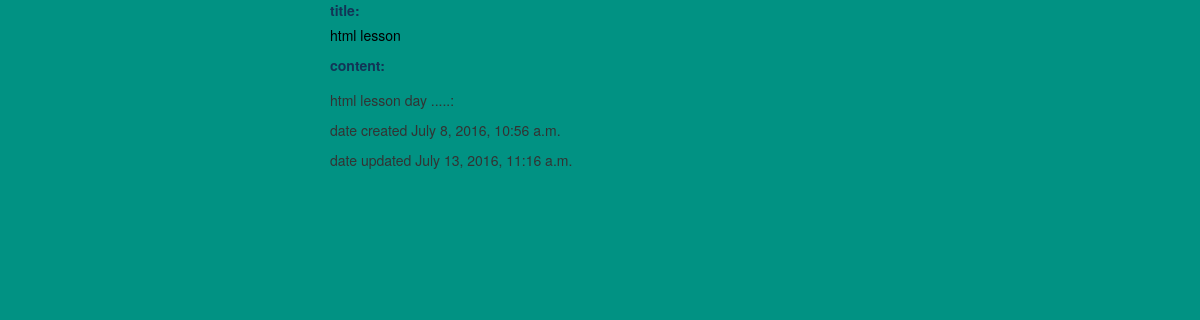
The page /mysite/22/ on the database its author committed.
### mouth/models.py (models this page shows, shortened)
class Post(models.Model):
	title = models.CharField(max_length=100)
	image = models.FileField(null=True, blank=True)
	content = models.TextField()
	published_date = models.DateTimeField(auto_now=True)
	updated = models.DateTimeField(auto_now=True, auto_now_add=False)
	time_stamp = models.DateTimeField(auto_now=False, auto_now_add=True)
	class Meta:
		ordering = ["-id"]

### mouth/views.py (the view)
# urls.py: url(r'^(?P<id>\d+)/$', post_view, name="post_detail"),
def post_view(request, id=None):
	instance = get_object_or_404(Post, id=id)
	context={
		"instance":instance,
		"title":instance.title
	}
	return render(request, "post_view.html", context)

### templates/post_view.html (shortened to what this page needs)
{% extends "base.html" %}
{% block content %}
<div class="col-md-6 col-md-offset-3">
	<label style="color: #123456"> title:</label>	<p style="color: #000000">{{instance.title}}</p>
	<label style="color: #123456">content:</label>	<p style="color: #000000">{{instance.content|linebreaks}}</p>
	<p>date created {{instance.time_stamp}}</p>
	<p>date updated {{instance.updated}}</p>
</div>
{% endblock %}

### static/css/base.css (style rules this page uses)
body { background-color: #019283; }

### rows shown on the page
Post: title "html lesson", content "html lesson day .....:", time_stamp "July 8, 2016, 10:56 a.m.", updated "July 13, 2016, 11:16 a.m."
